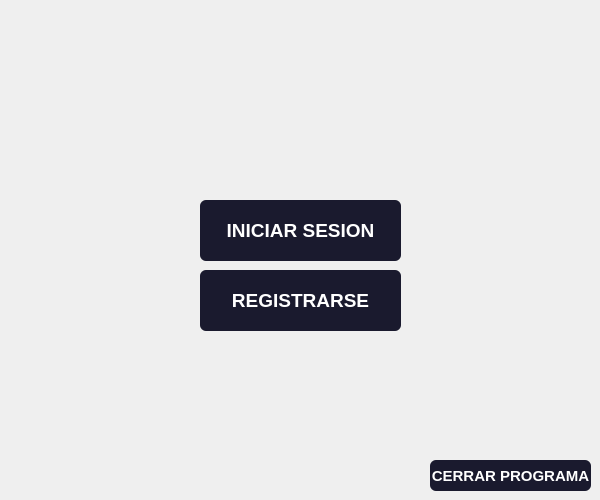
<?xml version="1.0" encoding="UTF-8"?>
<ui version="4.0">
 <class>PantallaInicio</class>
 <widget class="QWidget" name="PantallaInicio">
  <property name="geometry">
   <rect>
    <x>0</x>
    <y>0</y>
    <width>600</width>
    <height>500</height>
   </rect>
  </property>
  <property name="windowTitle">
   <string>ITES Académico</string>
  </property>
  <widget class="QLabel" name="lbl_fondo">
   <property name="geometry">
    <rect>
     <x>0</x>
     <y>0</y>
     <width>500</width>
     <height>500</height>
    </rect>
   </property>
   <property name="text">
    <string/>
   </property>
   <property name="scaledContents">
    <bool>true</bool>
   </property>
  </widget>
  <widget class="QPushButton" name="btn_iniciar">
   <property name="geometry">
    <rect>
     <x>200</x>
     <y>200</y>
     <width>201</width>
     <height>61</height>
    </rect>
   </property>
   <property name="font">
    <font>
     <family>Segoe UI</family>
     <pointsize>14</pointsize>
     <bold>true</bold>
    </font>
   </property>
   <property name="styleSheet">
    <string>QPushButton { background-color: #1a1a2e; color: white; border-radius: 6px; font-weight: bold; }
QPushButton:hover { background-color: #16213e; }
QPushButton:pressed { background-color: #0f0f23; }</string>
   </property>
   <property name="text">
    <string>INICIAR SESION</string>
   </property>
  </widget>
  <widget class="QPushButton" name="btn_registrarse">
   <property name="geometry">
    <rect>
     <x>200</x>
     <y>270</y>
     <width>201</width>
     <height>61</height>
    </rect>
   </property>
   <property name="font">
    <font>
     <family>Segoe UI</family>
     <pointsize>14</pointsize>
     <bold>true</bold>
    </font>
   </property>
   <property name="styleSheet">
    <string>QPushButton { background-color: #1a1a2e; color: white; border-radius: 6px; font-weight: bold; }
QPushButton:hover { background-color: #16213e; }
QPushButton:pressed { background-color: #0f0f23; }</string>
   </property>
   <property name="text">
    <string>REGISTRARSE</string>
   </property>
  </widget>
  <widget class="QPushButton" name="btn_salir">
   <property name="geometry">
    <rect>
     <x>430</x>
     <y>460</y>
     <width>161</width>
     <height>31</height>
    </rect>
   </property>
   <property name="font">
    <font>
     <family>Segoe UI</family>
     <pointsize>11</pointsize>
     <bold>true</bold>
    </font>
   </property>
   <property name="styleSheet">
    <string>QPushButton { background-color: #1a1a2e; color: white; border-radius: 6px; font-weight: bold; }
QPushButton:hover { background-color: #16213e; }
QPushButton:pressed { background-color: #0f0f23; }</string>
   </property>
   <property name="text">
    <string>CERRAR PROGRAMA</string>
   </property>
  </widget>
 </widget>
 <resources/>
 <connections/>
 <designerdata>
  <property name="gridDeltaX">
   <number>10</number>
  </property>
  <property name="gridDeltaY">
   <number>10</number>
  </property>
  <property name="gridSnapX">
   <bool>true</bool>
  </property>
  <property name="gridSnapY">
   <bool>true</bool>
  </property>
  <property name="gridVisible">
   <bool>true</bool>
  </property>
 </designerdata>
</ui>
